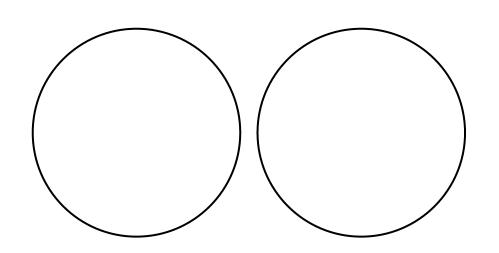
#> input picture images/circles-test-1.jpg, 499 x 253 px
$ python -i filters.py   (imports and definitions only)   (Python 2 division)   (older library calls are emulated)
#> lines starting #> are read from the running program, lines starting #| are printed output that depends on the picture
from Tkinter import *
import sys, os, Image, ImageTk

class Filters:
    def __init__(self, image_file_path):
        self.image_file_path = image_file_path
        self.image = self.open_image(self.image_file_path)

        self.root = Tk()
        self.root.title('Filters')
        self.root.resizable(width=False, height=False)

        self.imagetk_original = self.convert_to_imagetk(self.image)
        self.imagetk_modified = self.imagetk_original

        self.label1 = Label(self.root, image=self.imagetk_original)
        self.label1.pack(side=LEFT)
        self.label2 = Label(self.root, image=self.imagetk_modified)
        self.label2.pack(side=LEFT)

        self.button1 = Button(text='Reset', width=10,
                              command=self.reset_image).pack()
        self.button2 = Button(text='Black and White', width=10,
                              command=self.black_and_white).pack()
        self.button3 = Button(text='Grayscale', width=10,
                              command=self.grayscale).pack()
        self.button4 = Button(text='Thresholds', width=10,
                              command=self.thresholds).pack()
        self.button5 = Button(text='Average', width=10,
                              command=self.average).pack()
        self.button6 = Button(text='Average All', width=10,
                              command=self.average_allneighbors).pack()
        self.button_exit = Button(text='Exit', width=10,
                              command=self.root.destroy).pack()
        self.root.mainloop()

    def open_image(self, image_file_path):
#> called with image_file_path = 'images/circles-test-1.jpg'
        image = Image.open(image_file_path)
#> image is the input picture: PIL image 499x253 RGB; min 0, max 255, mean 249.5
        image.thumbnail((300, 200), Image.ANTIALIAS)
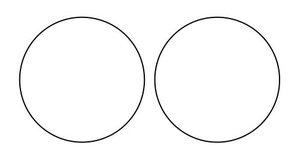
#> image: PIL image 300x152 RGB; min 0, max 255, mean 249.3
        return image

    def convert_to_imagetk(self, image):
#> (the run stopped early here; a loop or call above may not have finished)

$ run again, on images/circles-test-2.jpg
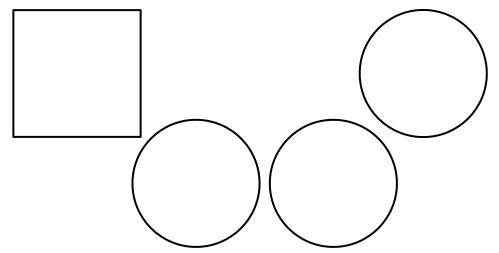
#> input picture images/circles-test-2.jpg, 499 x 253 px
#> in open_image, image is the input picture: PIL image 499x253 RGB; min 0, max 255, mean 247.9
#> in open_image, `image.thumbnail((300, 200), Image.ANTIALIAS)`:
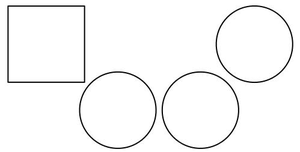
#> image: PIL image 300x152 RGB; min 0, max 255, mean 247.5

$ run again, on images/diagonals-test-1.jpg
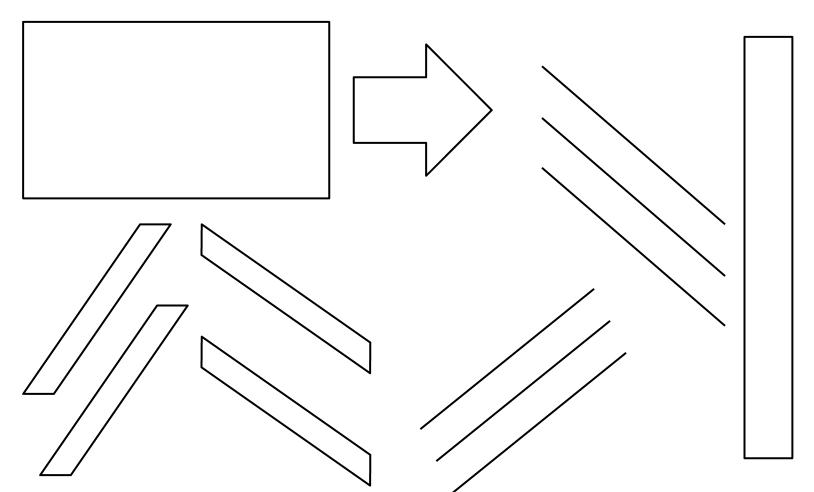
#> input picture images/diagonals-test-1.jpg, 814 x 492 px
#> in open_image, image is the input picture: PIL image 814x492 RGB; min 0, max 255, mean 247.6
#> in open_image, `image.thumbnail((300, 200), Image.ANTIALIAS)`:
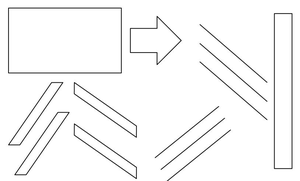
#> image: PIL image 300x181 RGB; min 22, max 255, mean 246.8

$ run again, on images/diagonals-test-2.jpg
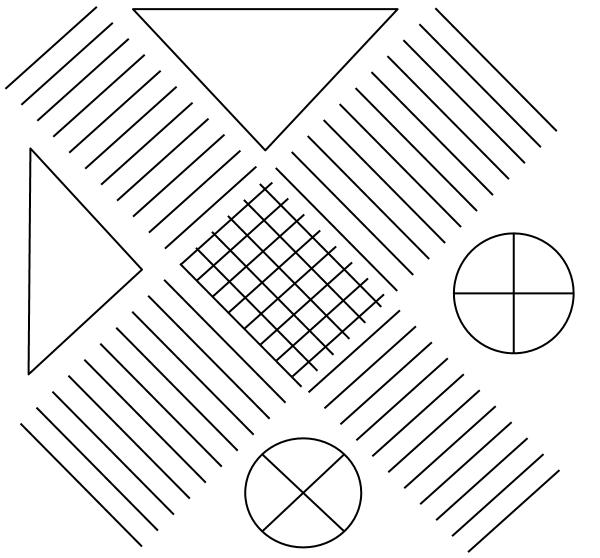
#> input picture images/diagonals-test-2.jpg, 600 x 558 px
#> in open_image, image is the input picture: PIL image 600x558 RGB; min 0, max 255, mean 238.1
#> in open_image, `image.thumbnail((300, 200), Image.ANTIALIAS)`:
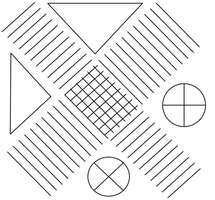
#> image: PIL image 215x200 RGB; min 0, max 255, mean 236.2
